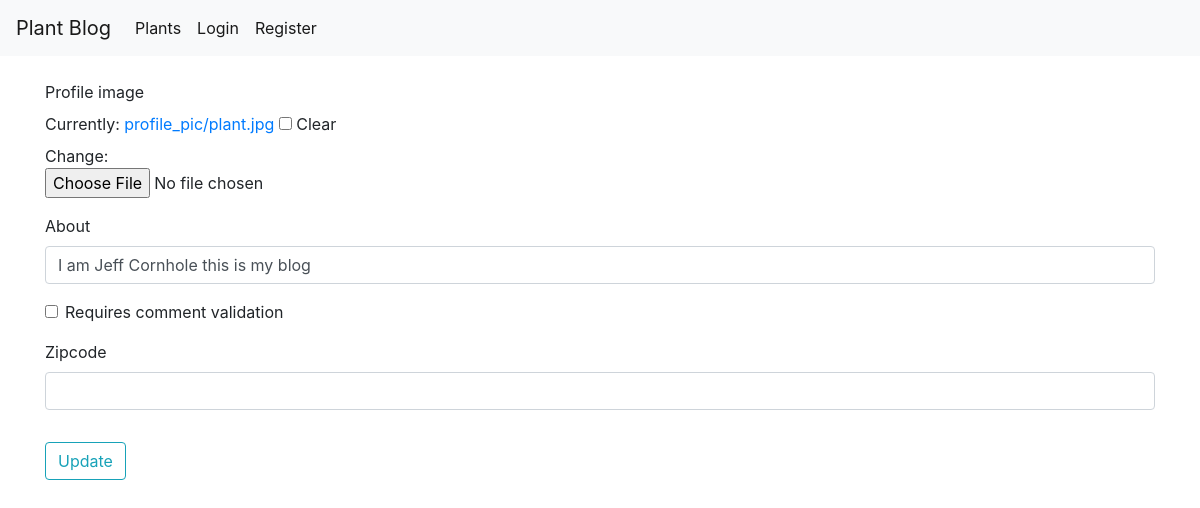
Page /profiles/home/update/3 on the earlier database version.
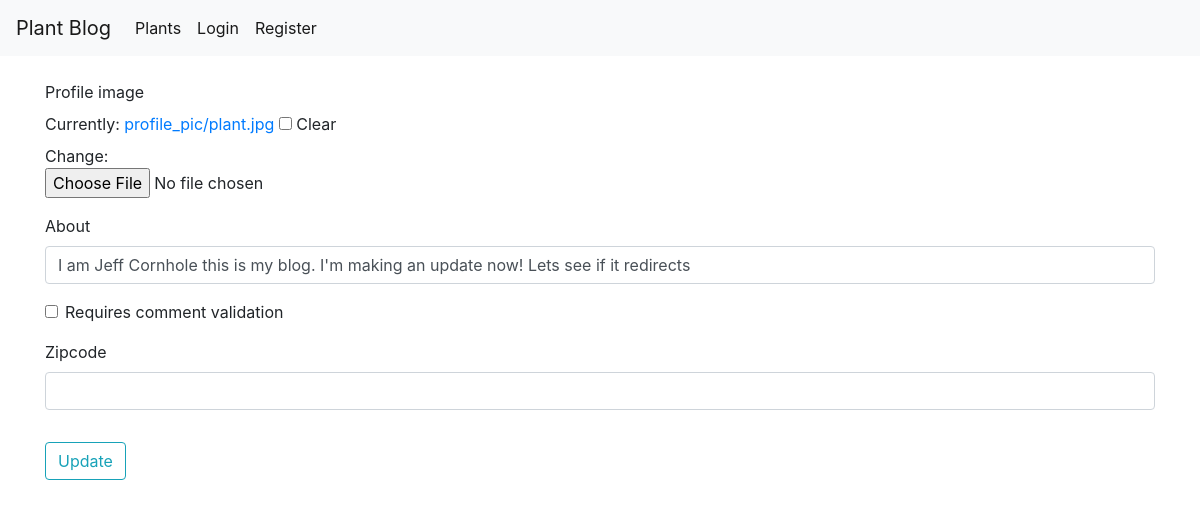
Same page on the later database version.
### profiles/models.py (models this page shows, shortened)
class UserProfile(models.Model):
  user = models.OneToOneField(User, unique=True, on_delete=models.CASCADE, primary_key=True)
  profile_image = models.ImageField(default='default_profile.jpg', upload_to='profile_pic', blank=True)
  about = models.CharField(max_length=600, default='', blank=True)
  zipcode = models.CharField(max_length=5, default='', blank=True)
  requires_comment_validation = models.BooleanField(default=False)
  following = models.ManyToManyField('self', through='FollowedUser', symmetrical=False, related_name='is_following')

### profiles/views.py (the view)
# urls.py: path('home/update/<int:pk>', views.ProfileUpdateView.as_view(template_name='profiles/profile_update.html'), name='profile_update'),
class ProfileUpdateView(generic.edit.UpdateView):
  model = UserProfile
  fields = ['profile_image', 'about', 'requires_comment_validation', 'zipcode']
  success_url = reverse_lazy('profiles:redirect_home')

### profiles/templates/profiles/profile_update.html (shortened to what this page needs)
{% extends "base.html" %}
{% load crispy_forms_tags %}
{% block content %}
    <div class="content-section">
        <form method="POST">
            <fieldset class="form-group">
            <div class="media">
                <img src="{{ user_profile.profile_image.url }}"> <br>
            </div>
                {{ form|crispy }}
            </fieldset>
            <div class="form-group">
                <button class="btn btn-outline-info" type="submit">Update</button>
            </div>
        </form>
    </div>
{% endblock %}

Differences in the rows shown:
changed UserProfile: about "I am Jeff Cornhole this is my blog" → "I am Jeff Cornhole this is my blog. I'm making an update now! Lets see if it redirects"
